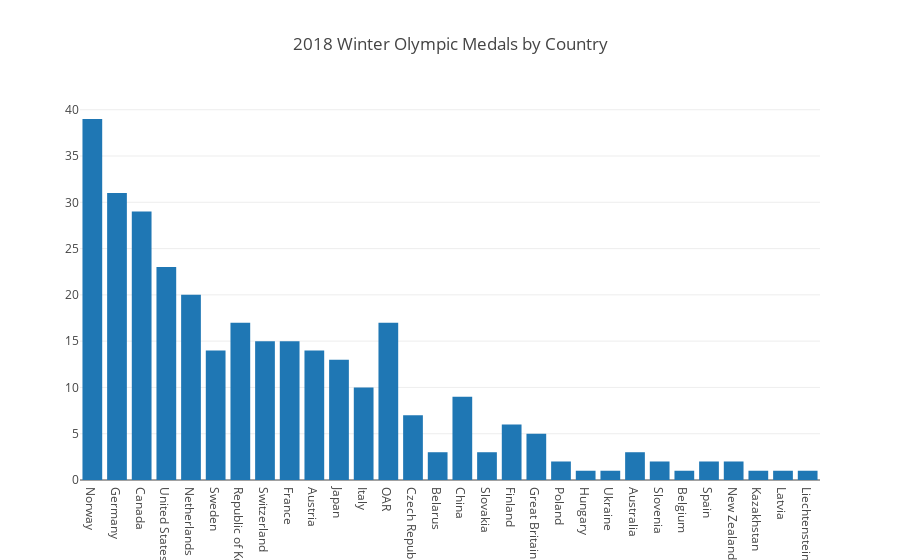

This figure's notebook cell:
### Code cell
#######
# A basic bar chart showing the total number of
# 2018 Winter Olympics Medals won by Country.
######
import plotly.offline as pyo
import plotly.graph_objs as go
import pandas as pd

pyo.init_notebook_mode(connected=True)

df = pd.read_csv('Documents/jupyternotebook/JupyterMe/04_dash/Plotly-Dashboards-with-Dash-master/Data/2018WinterOlympics.csv')

data = [go.Bar(
    x=df['NOC'],  # NOC stands for National Olympic Committee
    y=df['Total']
)]
layout = go.Layout(
    title='2018 Winter Olympic Medals by Country'
)
fig = go.Figure(data=data, layout=layout)
pyo.iplot(fig, filename='bar1.html')

### Figure 1 — Plotly figure (JSON) as saved in the notebook; plotly's stock layout.template omitted (floating-point values rounded to 4 significant figures)
{"data": [{"type": "bar", "uid": "6ec730ac-f445-11e8-b113-8b51723d6980", "x": ["Norway", "Germany", "Canada", "United States", "Netherlands", "Sweden", "Republic of Korea", "Switzerland", "France", "Austria", "Japan", "Italy", "OAR", "Czech Republic", "Belarus", "China", "Slovakia", "Finland", "Great Britain", "Poland", "Hungary", "Ukraine", "Australia", "Slovenia", "Belgium", "Spain", "New Zealand", "Kazakhstan", "Latvia", "Liechtenstein"], "y": [39, 31, 29, 23, 20, 14, 17, 15, 15, 14, 13, 10, 17, 7, 3, 9, 3, 6, 5, 2, 1, 1, 3, 2, 1, 2, 2, 1, 1, 1]}], "layout": {"title": "2018 Winter Olympic Medals by Country"}}
